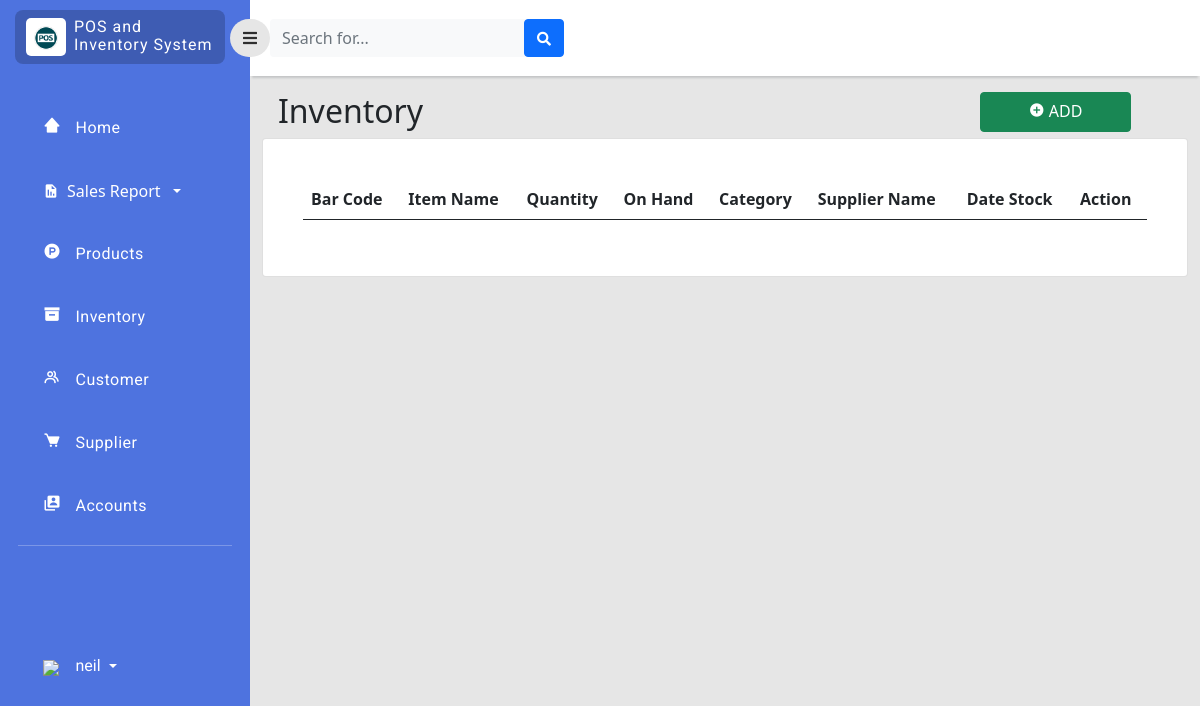
Page /php/inventory.php (signed in) on the earlier database version.
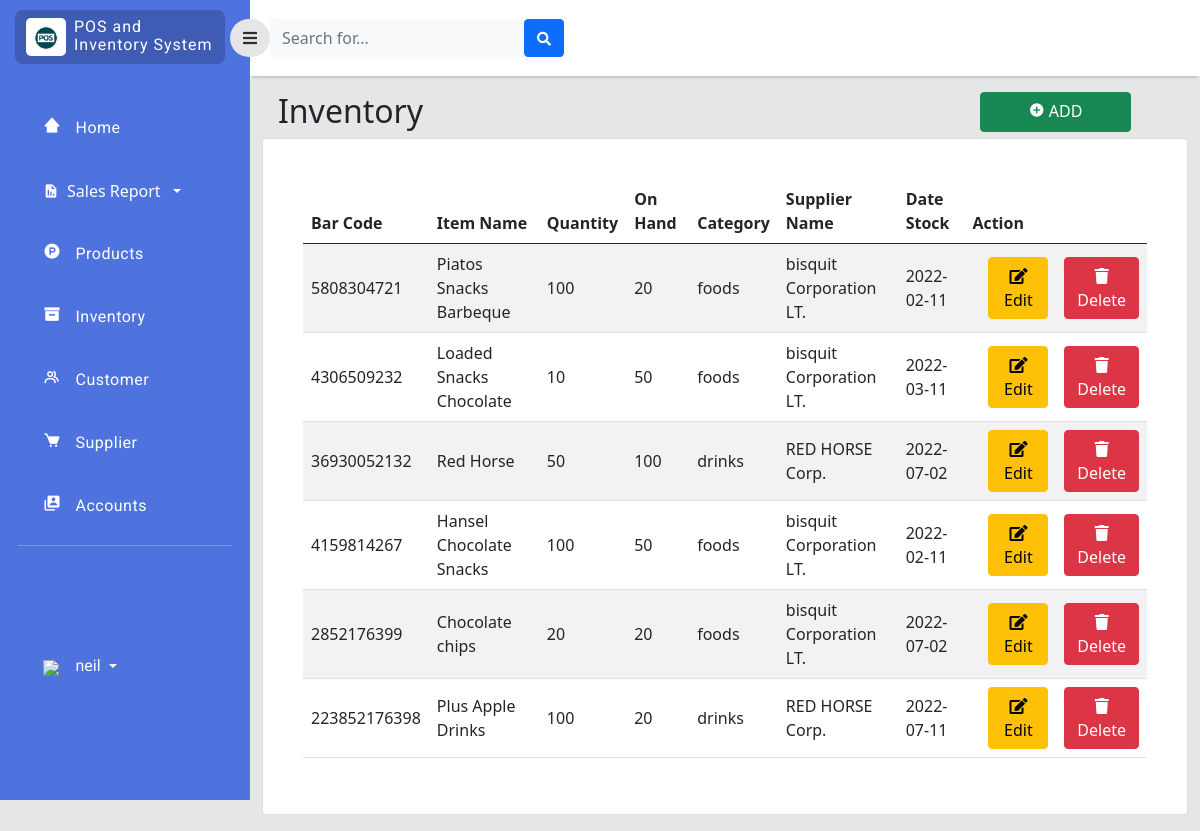
Same page on the later database version.
### tables this page shows
CREATE TABLE `inventory` (
  `item_id` bigint(11) NOT NULL,
  `bar_code` bigint(11) NOT NULL,
  `item_name` varchar(255) NOT NULL,
  `quantity` int(11) NOT NULL,
  `price` double NOT NULL,
  `srp` double NOT NULL,
  `on_hand` int(11) NOT NULL,
  `category_id` int(11) NOT NULL,
  `supplier_id` int(11) NOT NULL,
  `stock_in` date NOT NULL
);

CREATE TABLE `category` (
  `category_id` int(11) NOT NULL,
  `category_name` enum('foods','drinks') NOT NULL
);

CREATE TABLE `supplier` (
  `supplier_id` int(11) NOT NULL,
  `company_name` varchar(255) NOT NULL,
  `location_id` int(255) NOT NULL,
  `phone_no` int(11) NOT NULL
);

### php/inventory.php (the view, shortened to what the changed rows need)
<?php
include 'connection.php';
?>
<!doctype html>
<html lang="en">
  <head>
    <link href="https://cdn.jsdelivr.net/npm/bootstrap@5.0.2/dist/css/bootstrap.min.css" rel="stylesheet"
>
    <link rel="stylesheet" type="text/css" href="../style/dash.css">
    <link
      href="https://cdnjs.cloudflare.com/ajax/libs/font-awesome/5.15.1/css/all.min.css"
      rel="stylesheet"
    />
    <link href='https://unpkg.com/boxicons@2.1.2/css/boxicons.min.css' rel='stylesheet'>
    </head>
    <body>
    <div class="page">
        <div class="content">
            <div class="col py-3 d-flex justify-content-center overflow-auto">
                 <div class="container-fluid">
                <div class="row">
                        <div class="col d-flex justify-content">
                            <br>
                            <div class="w-50">
                                <h2 class="text-dark text-start ps-3 ">Inventory </h2>
                            </div>
                        </div>
                    </div>
                    <div class="row">
                        <div class="col ">
                            <div class="card">
                                <div class="card-body rounded-3 m-4 table-responsive-sm">
                                    <table class="table table-striped align-middle">
                                        <thead>
                                            <tr>
                                                <th scope="col">Bar Code</th>
                                                <th scope="col">Item Name</th>
                                                <th scope="col">Quantity</th>
                                                <th scope="col">On Hand</th>
                                                <th scope="col">Category</th>
                                                <th scope="col">Supplier Name</th>
                                                <th scope="col">Date Stock</th>
                                                <th scope="col">Action</th>
                                            </tr>
                                        </thead>
                                        <tbody>
                                            <?php
                                            $query_run = mysqli_query($con,"SELECT * FROM inventory");
                                            $sql_run = mysqli_query($con,"SELECT * FROM category,inventory WHERE(category.category_id=inventory.category_id)");
                                            $sup_run = mysqli_query($con,"SELECT * FROM supplier,inventory WHERE(supplier.supplier_id=inventory.supplier_id)");
                                            while ($row=mysqli_fetch_assoc($query_run) AND $rows=mysqli_fetch_assoc($sql_run) AND $raw=mysqli_fetch_assoc($sup_run)) { ?>
                                            <tr>
                                                <td><?php echo $row['bar_code'];  ?></td>
                                                <td><?php echo $row['item_name'];  ?></td>
                                                <td><?php echo $row['quantity'];  ?></td>
                                                <td><?php echo $row['on_hand'];  ?></td>
                                                <td><?php echo $rows['category_name'];  ?></td>
                                                <td><?php echo $raw['company_name'];  ?></td>
                                                <td><?php echo $row['stock_in'];  ?></td>
                                                <td>
                                                    <div class="d-flex flex-row justify-content-center">
                                                        <button class="btn btn-warning editbtn mx-3" data-toggle="modal" type="button"><i class="fas fa-edit" data-toggle="tooltip" title="edit"></i>Edit</button>
                                                        <button class="btn btn-danger deletebtn" data-toggle="modal" type="button"><i class="fas fa-trash" data-toggle="tooltip" title="edit"></i>Delete</button>
                                                </td>
                                            </tr>
                                        <?php }  ?>
                                        </tbody>
                                    </table>
                                </div>
                            </div>
                        </div>
                    </div>
                </div>
            </div>
        </div>
    </div>
</body>
</html>

Differences in the rows shown:
now on this page (row edited): inventory: bar_code "5808304721", item_name "Piatos Snacks Barbeque", quantity "100", on_hand "20", category.category_name "foods", supplier.company_name "bisquit Corporation LT.", stock_in "2022-02-11"
now on this page (row edited): inventory: bar_code "4306509232", item_name "Loaded Snacks Chocolate", quantity "10", on_hand "50", category.category_name "foods", supplier.company_name "bisquit Corporation LT.", stock_in "2022-03-11"
added inventory: bar_code "36930052132", item_name "Red Horse", quantity "50", on_hand "100", category.category_name "drinks", supplier.company_name "RED HORSE Corp.", stock_in "2022-07-02"
added inventory: bar_code "4159814267", item_name "Hansel Chocolate Snacks", quantity "100", on_hand "50", category.category_name "foods", supplier.company_name "bisquit Corporation LT.", stock_in "2022-02-11"
added inventory: bar_code "2852176399", item_name "Chocolate chips", quantity "20", on_hand "20", category.category_name "foods", supplier.company_name "bisquit Corporation LT.", stock_in "2022-07-02"
added inventory: bar_code "223852176398", item_name "Plus Apple Drinks", quantity "100", on_hand "20", category.category_name "drinks", supplier.company_name "RED HORSE Corp.", stock_in "2022-07-11"
